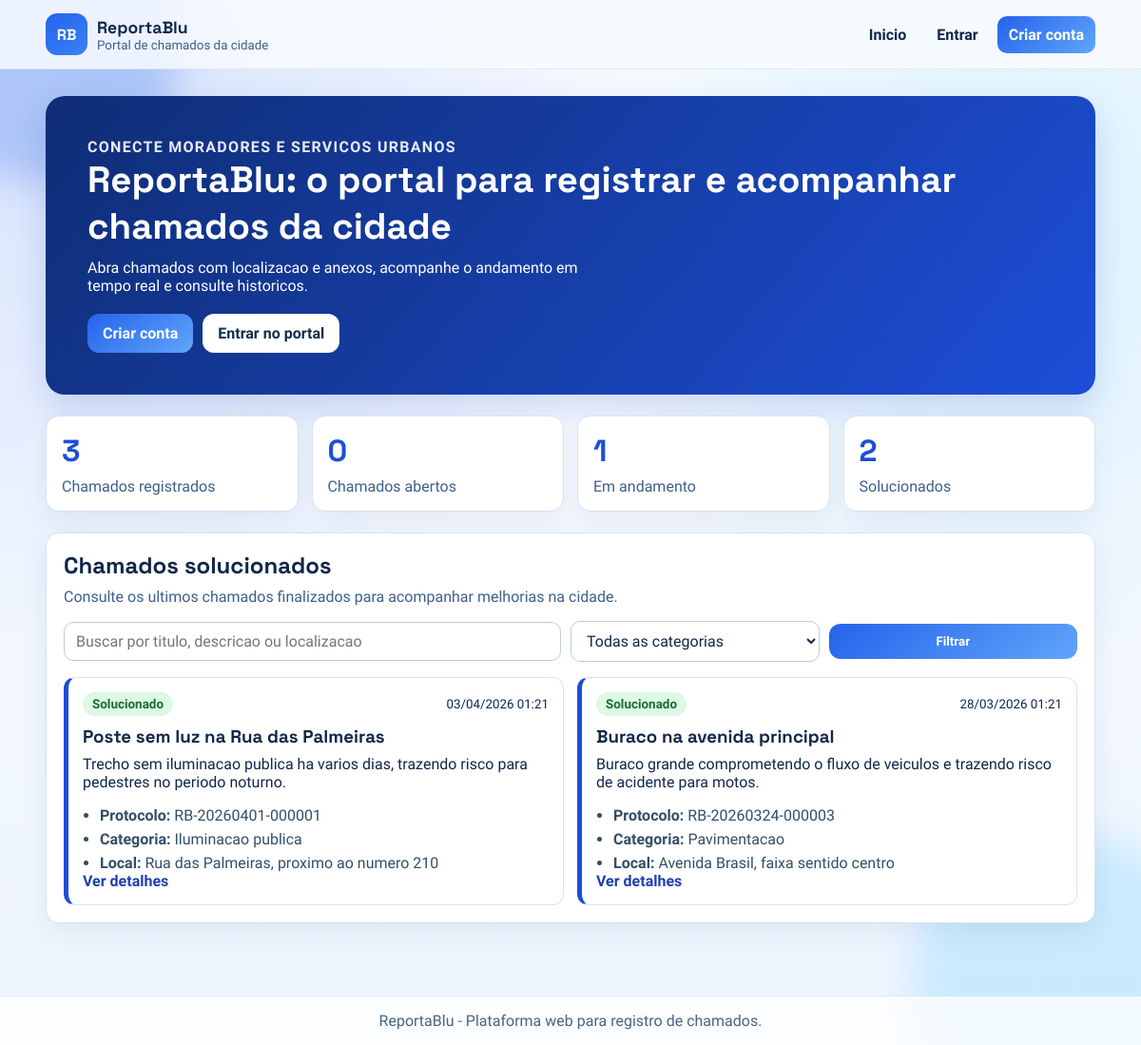
The page / on the database its author committed.
### tables this page shows
CREATE TABLE IF NOT EXISTS tickets (
    id INT UNSIGNED AUTO_INCREMENT PRIMARY KEY,
    user_id INT UNSIGNED NOT NULL,
    category_id INT UNSIGNED NOT NULL,
    titulo VARCHAR(180) NOT NULL,
    descricao TEXT NOT NULL,
    localizacao VARCHAR(255) NOT NULL,
    status ENUM('aberto', 'em_andamento', 'solucionado', 'fechado') NOT NULL DEFAULT 'aberto',
    created_at TIMESTAMP NOT NULL DEFAULT CURRENT_TIMESTAMP,
    updated_at TIMESTAMP NOT NULL DEFAULT CURRENT_TIMESTAMP ON UPDATE CURRENT_TIMESTAMP,
    resolved_at DATETIME NULL,
    CONSTRAINT fk_tickets_user FOREIGN KEY (user_id) REFERENCES users(id) ON DELETE CASCADE,
    CONSTRAINT fk_tickets_category FOREIGN KEY (category_id) REFERENCES categories(id) ON DELETE RESTRICT,
    INDEX idx_tickets_status (status),
    INDEX idx_tickets_created_at (created_at)
);

CREATE TABLE IF NOT EXISTS ticket_protocols (
    id INT UNSIGNED AUTO_INCREMENT PRIMARY KEY,
    ticket_id INT UNSIGNED NOT NULL,
    protocol_code VARCHAR(40) NOT NULL UNIQUE,
    created_at TIMESTAMP NOT NULL DEFAULT CURRENT_TIMESTAMP,
    CONSTRAINT fk_ticket_protocols_ticket FOREIGN KEY (ticket_id) REFERENCES tickets(id) ON DELETE CASCADE,
    UNIQUE KEY uq_ticket_protocols_ticket (ticket_id)
);

CREATE TABLE IF NOT EXISTS categories (
    id INT UNSIGNED AUTO_INCREMENT PRIMARY KEY,
    nome VARCHAR(100) NOT NULL UNIQUE,
    created_at TIMESTAMP NOT NULL DEFAULT CURRENT_TIMESTAMP
);

### includes/config.php (called while the page is built, shortened)
<?php
spl_autoload_register(static function (string $className): void {
    $prefix = 'ReportaBlu\\';
    $relativeClass = substr($className, strlen($prefix));
    $filePath = __DIR__ . '/src/' . str_replace('\\', '/', $relativeClass) . '.php';
});
function env(string $key, ?string $default = null): ?string
{
    $value = $_ENV[$key] ?? $_SERVER[$key] ?? getenv($key);
    if ($value === false || $value === null || $value === '') {
        return $default;
    }
    return (string) $value;
}
function db(): PDO
{
    static $pdo = null;
    $host = env('DB_HOST', '127.0.0.1');
    $port = env('DB_PORT', '3306');
    $dbName = env('DB_NAME', 'reportablu');
    $charset = env('DB_CHARSET', 'utf8mb4');
    $user = env('DB_USER', 'root');
    $pass = env('DB_PASS', '');
    $dsn = 'mysql:host=' . $host . ';port=' . $port . ';dbname=' . $dbName . ';charset=' . $charset;
    $options = [
        PDO::ATTR_ERRMODE => PDO::ERRMODE_EXCEPTION,
        PDO::ATTR_DEFAULT_FETCH_MODE => PDO::FETCH_ASSOC,
        PDO::ATTR_EMULATE_PREPARES => false,
    ];
    try {
        $pdo = new PDO($dsn, (string) $user, (string) $pass, $options);
    } catch (PDOException $exception) {
        http_response_code(500);
        exit('Erro ao conectar ao banco de dados. Verifique o arquivo .env e o SQL. Detalhe: ' . $exception->getMessage());
    }
    return $pdo;
}

### includes/helpers.php (called while the page is built, shortened)
<?php
function h(?string $value): string
{
    return htmlspecialchars((string) $value, ENT_QUOTES, 'UTF-8');
}

### includes/auth.php (called while the page is built, shortened)
<?php
require_once __DIR__ . '/config.php';
require_once __DIR__ . '/helpers.php';
function isLoggedIn(): bool
{
    return isset($_SESSION['user']) && is_array($_SESSION['user']);
}

### includes/src/Application/AppFactory.php (called while the page is built, shortened)
<?php
final class AppFactory
{
    public static function ticketFacade(PDO $pdo, string $projectRoot): TicketFacade
    {
        $categoryRepository = new PdoCategoryRepository($pdo);
        $ticketRepository = new PdoTicketRepository($pdo);
        $ticketHistoryRepository = new PdoTicketHistoryRepository($pdo);
        $ticketFileRepository = new PdoTicketFileRepository($pdo);
        $ticketProtocolRepository = new PdoTicketProtocolRepository($pdo);
        $ticketAssignmentRepository = new PdoTicketAssignmentRepository($pdo);
        $ticketResponseRepository = new PdoTicketResponseRepository($pdo);
        $transactionManager = new PdoTransactionManager($pdo);
        $validationStrategy = new DefaultUploadValidationStrategy();
        $attachmentStorage = new LocalAttachmentStorage(
            $projectRoot . '/uploads',
            'uploads/',
            $validationStrategy
        );
        $attachmentService = new AttachmentService($attachmentStorage);
        $creationService = new TicketCreationService(
            $categoryRepository,
            $ticketRepository,
            $ticketHistoryRepository,
            $ticketFileRepository,
            $ticketProtocolRepository,
            $transactionManager,
            $attachmentService,
            new TicketProtocolGenerator()
        );
        $queryService = new TicketQueryService(
            $categoryRepository,
            $ticketRepository,
            $ticketFileRepository,
            $ticketHistoryRepository,
            $ticketAssignmentRepository,
            $ticketResponseRepository
        );
        $workflowService = new TicketWorkflowService(
            $ticketRepository,
            $ticketHistoryRepository,
            $ticketAssignmentRepository,
            $ticketResponseRepository,
            $transactionManager
        );
        return new TicketFacade(
            $creationService,
            $queryService,
            $workflowService
        );
    }
}

### includes/src/Infrastructure/Repository/PdoCategoryRepository.php (called while the page is built, shortened)
<?php
final class PdoCategoryRepository extends BasePdoRepository implements CategoryRepositoryInterface
{
    public function all(): array
    {
        $statement = $this->pdo->query('SELECT id, nome FROM categories ORDER BY nome');
        return $statement->fetchAll() ?: [];
    }
}

### includes/src/Application/TicketQueryService.php (called while the page is built, shortened)
<?php
final class TicketQueryService
{
    public function homeData(array $filters): array
    {
        $normalizedFilters = [
            'search' => trim((string) ($filters['q'] ?? '')),
            'category_id' => (int) ($filters['categoria'] ?? 0),
        ];
        return [
            'categories' => $this->categoryRepository->all(),
            'stats' => $this->ticketReadRepository->fetchStats(null, true),
            'solved_tickets' => $this->ticketReadRepository->fetchPublicSolved($normalizedFilters, 12),
        ];
    }
}

### includes/src/Application/TicketFacade.php (called while the page is built, shortened)
<?php
final class TicketFacade
{
    public function homeData(array $filters): array
    {
        return $this->ticketQueryService->homeData($filters);
    }
}

### includes/src/Infrastructure/Repository/PdoTicketRepository.php (called while the page is built, shortened)
<?php
final class PdoTicketRepository extends BasePdoRepository implements TicketReadRepositoryInterface, TicketWriteRepositoryInterface
{
    public function fetchPublicSolved(array $filters, int $limit = 12): array
    {
        $search = trim((string) ($filters['search'] ?? ''));
        $categoryId = (int) ($filters['category_id'] ?? 0);
        $hasProtocolTable = $this->tableExists('ticket_protocols');
        $protocolSelect = $hasProtocolTable ? 'tp.protocol_code' : 'NULL AS protocol_code';
        $protocolJoin = $hasProtocolTable ? 'LEFT JOIN ticket_protocols tp ON tp.ticket_id = t.id' : '';
        $sql = "SELECT
                    t.id,
                    t.titulo,
                    t.descricao,
                    t.localizacao,
                    t.resolved_at,
                    c.nome AS categoria,
                    {$protocolSelect}
                FROM tickets t
                INNER JOIN categories c ON c.id = t.category_id
                {$protocolJoin}
                WHERE t.status = :status";
        $params = [
            'status' => TicketStatus::SOLVED,
        ];
        $sql .= ' ORDER BY t.resolved_at DESC, t.updated_at DESC LIMIT :limit';
        $statement = $this->pdo->prepare($sql);
        foreach ($params as $key => $value) {
            $statement->bindValue(
                ':' . $key,
                $value,
                is_int($value) ? PDO::PARAM_INT : PDO::PARAM_STR
            );
        }
        $statement->bindValue(':limit', $limit, PDO::PARAM_INT);
        $statement->execute();
        return $statement->fetchAll() ?: [];
    }
    public function fetchStats(?int $userId, bool $isAdmin): array
    {
        $sql = "SELECT
                    COUNT(*) AS total,
                    SUM(CASE WHEN status = 'aberto' THEN 1 ELSE 0 END) AS abertos,
                    SUM(CASE WHEN status = 'em_andamento' THEN 1 ELSE 0 END) AS em_andamento,
                    SUM(CASE WHEN status = 'solucionado' THEN 1 ELSE 0 END) AS solucionados,
                    SUM(CASE WHEN status = 'fechado' THEN 1 ELSE 0 END) AS fechados
                FROM tickets";
        $params = [];
        $statement = $this->pdo->prepare($sql);
        $statement->execute($params);
        return $statement->fetch() ?: [];
    }
}

### includes/src/Infrastructure/Repository/BasePdoRepository.php (called while the page is built, shortened)
<?php
abstract class BasePdoRepository
{
    protected function tableExists(string $tableName): bool
    {
        $cacheKey = spl_object_id($this->pdo) . ':' . $tableName;
        $exists = false;
        try {
            $statement = $this->pdo->prepare(
                'SELECT 1
                 FROM information_schema.tables
                 WHERE table_schema = DATABASE() AND table_name = :table_name
                 LIMIT 1'
            );
            $statement->execute(['table_name' => $tableName]);
            $exists = $statement->fetchColumn() !== false;
        } catch (Throwable $exception) {
            $exists = false;
        }
        return $exists;
    }
}

### index.php (the view, shortened to what this page needs)
<?php
require_once __DIR__ . '/includes/layout.php';
$ticketFacade = \ReportaBlu\Application\AppFactory::ticketFacade(db(), __DIR__);
$search = trim((string) ($_GET['q'] ?? ''));
$homeData = $ticketFacade->homeData($_GET);
$stats = $homeData['stats'] ?? [];
$solvedTickets = $homeData['solved_tickets'] ?? [];
renderHeader('Portal da cidade');
?>
<section class="hero">
    <div class="hero-copy">
        <p class="kicker">Conecte moradores e servicos urbanos</p>
        <h1>ReportaBlu: o portal para registrar e acompanhar chamados da cidade</h1>
        <p>
            Abra chamados com localizacao e anexos, acompanhe o andamento em tempo real e consulte historicos.
        </p>
        <div class="hero-cta">
            <?php if (isLoggedIn()): ?>
                <a class="btn btn-primary" href="new_ticket.php">Abrir novo chamado</a>
                <a class="btn btn-secondary" href="dashboard.php">Acompanhar meus chamados</a>
            <?php else: ?>
                <a class="btn btn-primary" href="register.php">Criar conta</a>
                <a class="btn btn-secondary" href="login.php">Entrar no portal</a>
            <?php endif; ?>
        </div>
    </div>
</section>
<section class="stats-grid">
    <article class="stat-card">
        <h2><?= (int) ($stats['total'] ?? 0) ?></h2>
        <p>Chamados registrados</p>
    </article>
    <article class="stat-card">
        <h2><?= (int) ($stats['abertos'] ?? 0) ?></h2>
        <p>Chamados abertos</p>
    </article>
    <article class="stat-card">
        <h2><?= (int) ($stats['em_andamento'] ?? 0) ?></h2>
        <p>Em andamento</p>
    </article>
    <article class="stat-card">
        <h2><?= (int) ($stats['solucionados'] ?? 0) ?></h2>
        <p>Solucionados</p>
    </article>
</section>
<section class="panel">
    <div class="section-head">
        <h2>Chamados solucionados</h2>
        <p>Consulte os ultimos chamados finalizados para acompanhar melhorias na cidade.</p>
    </div>
    <form class="filter-form" method="get" action="index.php">
        <input
            type="text"
            name="q"
            placeholder="Buscar por titulo, descricao ou localizacao"
            value="<?= h($search) ?>"
        >
        <select name="categoria">
            <option value="0">Todas as categorias</option>
        </select>
        <button class="btn btn-primary" type="submit">Filtrar</button>
    </form>
    <div class="ticket-grid">
        <?php foreach ($solvedTickets as $ticket): ?>
            <article class="ticket-card solved-card">
                <div class="card-top">
                    <span class="status-badge status-solucionado">Solucionado</span>
                    <small><?= formatDateTime((string) $ticket['resolved_at']) ?></small>
                </div>
                <h3><?= h((string) $ticket['titulo']) ?></h3>
                <p><?= h((string) $ticket['descricao']) ?></p>
                <ul class="meta-list">
                    <li><strong>Protocolo:</strong> <?= h((string) ($ticket['protocol_code'] ?? '-')) ?></li>
                    <li><strong>Categoria:</strong> <?= h((string) $ticket['categoria']) ?></li>
                    <li><strong>Local:</strong> <?= h((string) $ticket['localizacao']) ?></li>
                </ul>
                <a class="card-link" href="ticket_detail.php?id=<?= (int) $ticket['id'] ?>">Ver detalhes</a>
            </article>
        <?php endforeach; ?>
    </div>
</section>
<?php renderFooter(); ?>

### includes/layout.php (shortened to what this page needs)
<?php
require_once __DIR__ . '/auth.php';
require_once __DIR__ . '/helpers.php';
function renderHeader(string $title): void
{
    $appName = env('APP_NAME', 'ReportaBlu');
    ?>
<!DOCTYPE html>
<html lang="pt-BR">
<head>
    <link rel="stylesheet" href="assets/css/styles.css">
</head>
<body>
    <div class="bg-shape shape-a"></div>
    <div class="bg-shape shape-b"></div>
    <header class="site-header">
        <div class="container header-wrap">
            <a class="brand" href="index.php">
                <span class="brand-mark">RB</span>
                <span>
                    <strong><?= h((string) $appName) ?></strong>
                    <small>Portal de chamados da cidade</small>
                </span>
            </a>
            <nav class="nav-links">
                <a class="nav-link" href="index.php">Inicio</a>
                <?php if (isLoggedIn()): ?>
                    <a class="nav-link" href="dashboard.php"><?= isAdmin() ? 'Painel geral' : 'Meus chamados' ?></a>
                    <a class="nav-link nav-action" href="new_ticket.php">Novo chamado</a>
                    <a class="nav-link" href="logout.php">Sair</a>
                <?php else: ?>
                    <a class="nav-link" href="login.php">Entrar</a>
                    <a class="nav-link nav-action" href="register.php">Criar conta</a>
                <?php endif; ?>
            </nav>
        </div>
    </header>
    <main class="container main-content">
<?php
}
function renderFooter(): void
{
    $appName = env('APP_NAME', 'ReportaBlu');
    ?>
    </main>
    <footer class="site-footer">
        <div class="container">
            <p><?= h((string) $appName) ?> - Plataforma web para registro de chamados.</p>
        </div>
    </footer>
</body>
</html>
<?php
}

### rows shown on the page
tickets: resolved_at "03/04/2026 01:21", titulo "Poste sem luz na Rua das Palmeiras", descricao "Trecho sem iluminacao publica ha varios dias, trazendo risco para pedestres no periodo noturno.", ticket_protocols.protocol_code "RB-20260401-000001", category.nome "Iluminacao publica", localizacao "Rua das Palmeiras, proximo ao numero 210"
tickets: resolved_at "28/03/2026 01:21", titulo "Buraco na avenida principal", descricao "Buraco grande comprometendo o fluxo de veiculos e trazendo risco de acidente para motos.", ticket_protocols.protocol_code "RB-20260324-000003", category.nome "Pavimentacao", localizacao "Avenida Brasil, faixa sentido centro"

### other values the page prints
$appName "ReportaBlu"
$stats['total'] "3"
$stats['abertos'] "0"
$stats['em_andamento'] "1"
$stats['solucionados'] "2"
